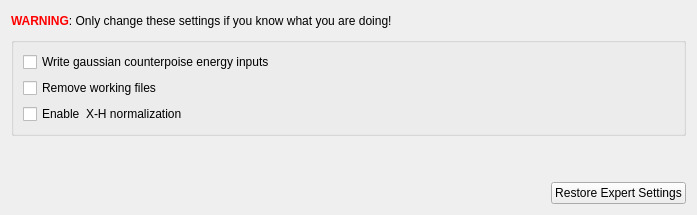
     <widget class="QWidget" name="expertTab">
      <attribute name="title">
       <string>Expert</string>
      </attribute>
      <layout class="QVBoxLayout" name="verticalLayout_3">
       <item>
        <layout class="QHBoxLayout">
         <item>
          <widget class="QLabel" name="textLabel1_5">
           <property name="text">
            <string>&lt;font color=&quot;red&quot;&gt;&lt;b&gt;WARNING&lt;/b&gt;&lt;/font&gt;: Only change these settings if you know what you are doing!</string>
           </property>
           <property name="wordWrap">
            <bool>false</bool>
           </property>
          </widget>
         </item>
         <item>
          <spacer name="spacer14">
           <property name="orientation">
            <enum>Qt::Horizontal</enum>
           </property>
           <property name="sizeType">
            <enum>QSizePolicy::Expanding</enum>
           </property>
           <property name="sizeHint" stdset="0">
            <size>
             <width>294</width>
             <height>20</height>
            </size>
           </property>
          </spacer>
         </item>
        </layout>
       </item>
       <item>
        <widget class="QGroupBox" name="groupBox">
         <property name="title">
          <string/>
         </property>
         <layout class="QGridLayout" name="gridLayout_3">
          <item row="0" column="0">
           <widget class="QCheckBox" name="writeGaussianCPFilesCheckBox">
            <property name="toolTip">
             <string>If checked, for each energy calculation in energy frameworks a corresponding counterpoise energy job file for gaussian will also be written to the working directory.</string>
            </property>
            <property name="text">
             <string>Write gaussian counterpoise energy inputs</string>
            </property>
           </widget>
          </item>
          <item row="2" column="0">
           <widget class="QCheckBox" name="enableXHNormalisationCheckBox">
            <property name="toolTip">
             <string>Controls whether B-H, C-H, N-H and O-H bond lengths will be normalized to the average bond length. This is typically only desirable for experimental structures from XRD where H bond lengths may be artificially short.</string>
            </property>
            <property name="text">
             <string>Enable  X-H normalization</string>
            </property>
           </widget>
          </item>
          <item row="1" column="0">
           <widget class="QCheckBox" name="deleteWorkingFilesCheckBox">
            <property name="toolTip">
             <string>Controls whether temporary working files in the directory will be removed after their use. </string>
            </property>
            <property name="text">
             <string>Remove working files</string>
            </property>
           </widget>
          </item>
         </layout>
        </widget>
       </item>
       <item>
        <spacer name="verticalSpacer_10">
         <property name="orientation">
          <enum>Qt::Vertical</enum>
         </property>
         <property name="sizeHint" stdset="0">
          <size>
           <width>20</width>
           <height>40</height>
          </size>
         </property>
        </spacer>
       </item>
       <item>
        <layout class="QHBoxLayout">
         <item>
          <spacer name="spacer16">
           <property name="orientation">
            <enum>Qt::Horizontal</enum>
           </property>
           <property name="sizeType">
            <enum>QSizePolicy::Expanding</enum>
           </property>
           <property name="sizeHint" stdset="0">
            <size>
             <width>488</width>
             <height>20</height>
            </size>
           </property>
          </spacer>
         </item>
         <item>
          <widget class="QPushButton" name="restoreExpertSettingsButton">
           <property name="text">
            <string>Restore Expert Settings</string>
           </property>
          </widget>
         </item>
        </layout>
       </item>
      </layout>
     </widget>
